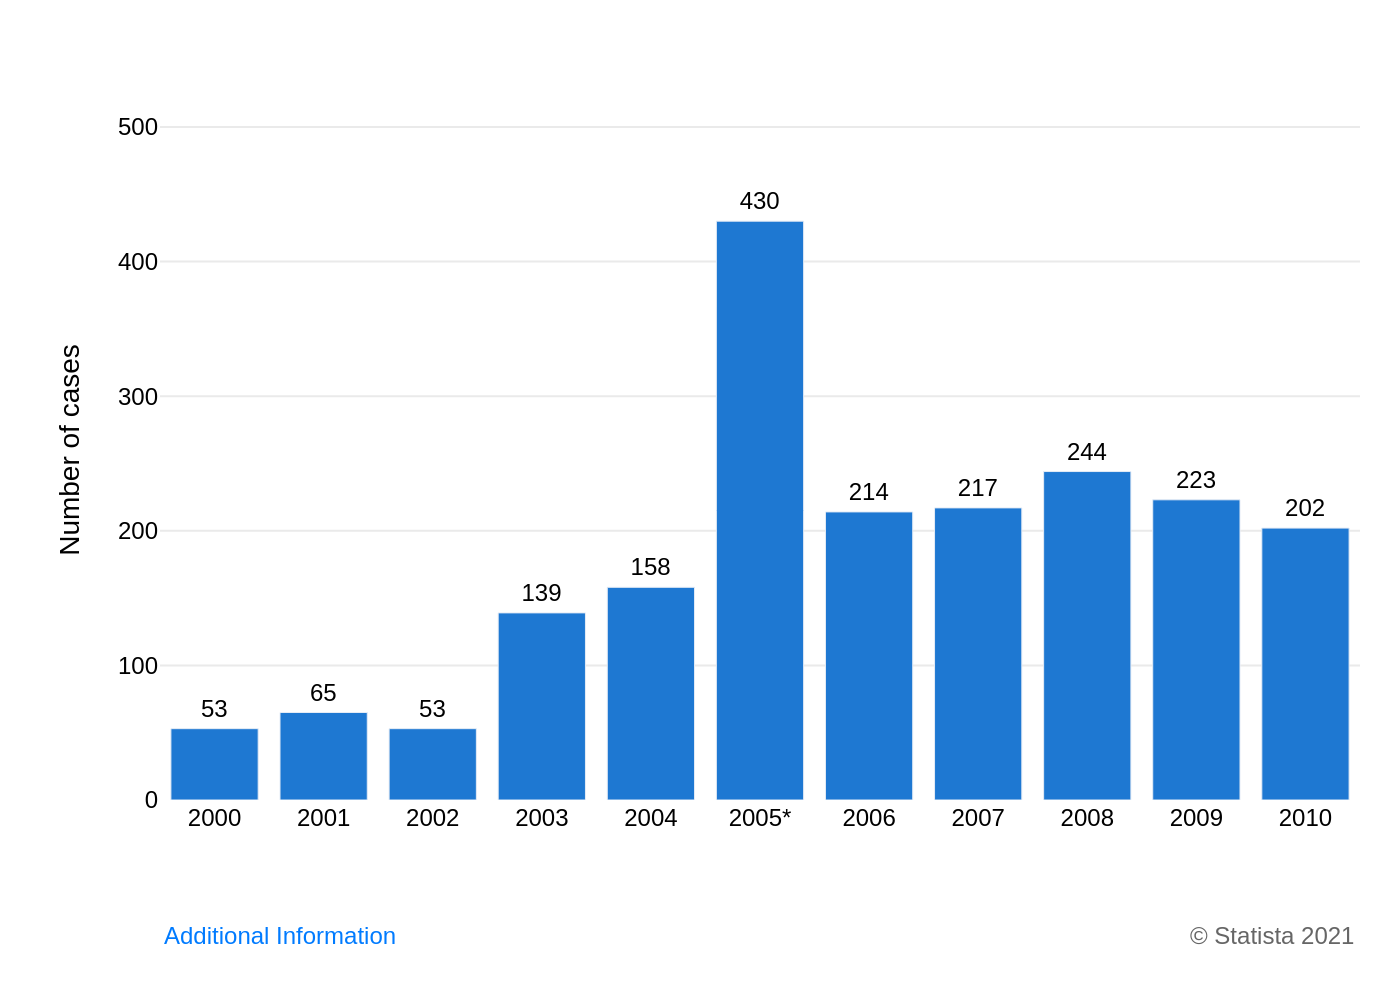

This chart was generated by the following Python code:
import sys
import json
import pathlib
import plotly.graph_objects as go

if len(sys.argv) != 2:
    print(f"Usage: python {sys.argv[0]} <json_file_path>")
    sys.exit(1)

json_path = sys.argv[1]
with open(json_path, 'r', encoding='utf-8') as f:
    chart_spec = json.load(f)

chart_data = chart_spec['chart_data']
texts = chart_spec['texts']
colors = chart_spec['colors']

fig = go.Figure()

fig.add_trace(go.Bar(
    x=chart_data['x'],
    y=chart_data['y'],
    text=[str(val) for val in chart_data['y']],
    textposition='outside',
    marker_color=colors[0],
    cliponaxis=False
))

fig.update_layout(
    font=dict(family="Arial", size=12, color="black"),
    title_text=texts.get('title'),
    yaxis_title_text=texts.get('y_axis_title'),
    xaxis_title_text=texts.get('x_axis_title'),
    plot_bgcolor='white',
    paper_bgcolor='white',
    showlegend=False,
    margin=dict(l=80, r=20, t=50, b=100),
    xaxis=dict(
        showgrid=False,
        showline=False,
        showticklabels=True
    ),
    yaxis=dict(
        range=[0, 520],
        tickvals=[0, 100, 200, 300, 400, 500],
        showgrid=True,
        gridcolor='#EAEAEA',
        gridwidth=1,
        showline=False,
        zeroline=False,
        showticklabels=True
    ),
    annotations=[
        dict(
            xref='paper', yref='paper',
            x=0, y=-0.22,
            text=texts.get('note', ''),
            showarrow=False,
            xanchor='left',
            yanchor='bottom',
            align='left',
            font=dict(size=12, color='#007bff')
        ),
        dict(
            xref='paper', yref='paper',
            x=1, y=-0.22,
            text=texts.get('source', ''),
            showarrow=False,
            xanchor='right',
            yanchor='bottom',
            align='right',
            font=dict(size=12, color='#666666')
        )
    ]
)

fig.update_traces(
    textfont=dict(
        family="Arial",
        size=12,
        color='black'
    )
)

output_filename_base = pathlib.Path(json_path).stem
output_png_path = f"{output_filename_base}.png"

fig.write_image(output_png_path, scale=2)

print(f"Chart saved to {output_png_path}")
